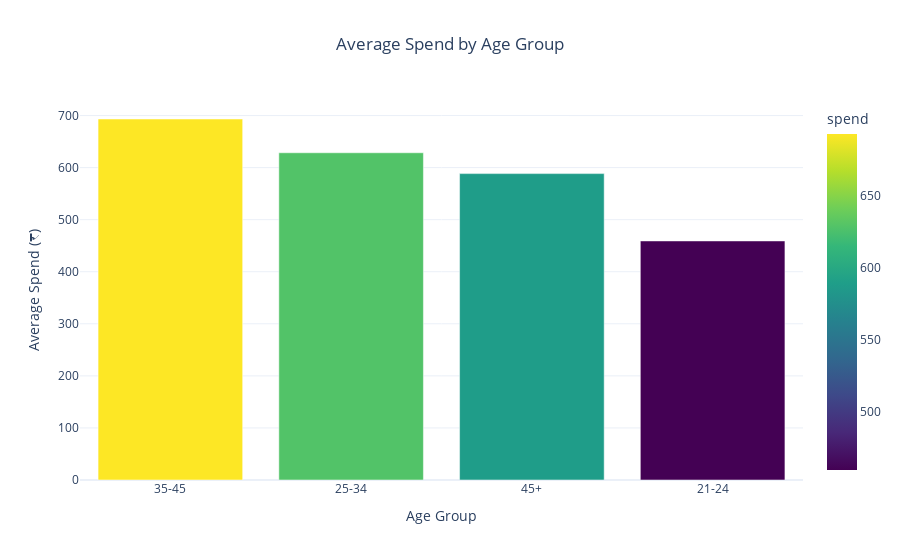
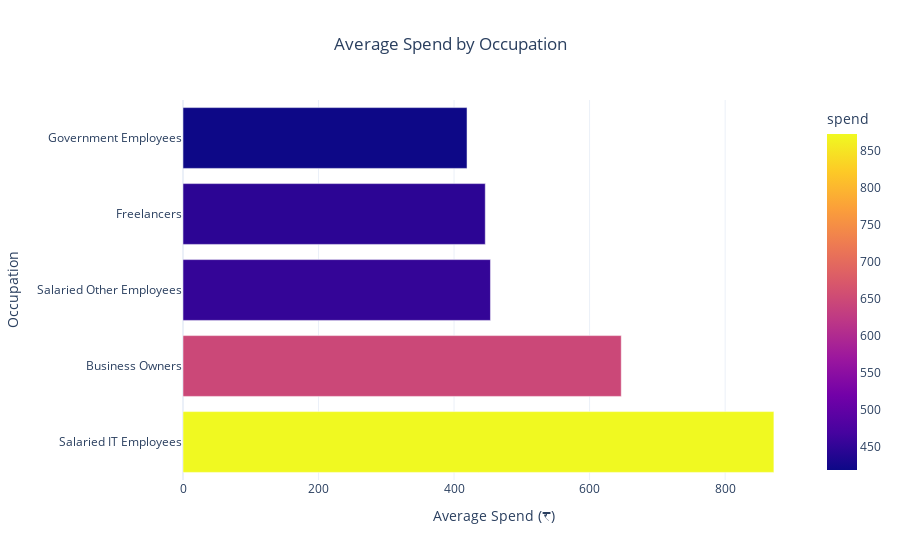

The notebook cell saved with these charts, in order:
### Code cell
df_merged = pd.merge(df_customers, df_spends, on='customer_id', how='inner')


avg_spend_age = (
    df_merged.groupby('age_group', as_index=False)['spend']
    .mean()
    .sort_values(by='spend', ascending=False)
)

fig1 = px.bar(
    avg_spend_age,
    x='age_group',
    y='spend',
    color='spend',
    color_continuous_scale='Viridis',
    title='Average Spend by Age Group',
)
fig1.update_layout(
    xaxis_title='Age Group',
    yaxis_title='Average Spend (₹)',
    title_x=0.5,
    template='plotly_white'
)
fig1.show()

avg_spend_occupation = (
    df_merged.groupby('occupation', as_index=False)['spend']
    .mean()
    .sort_values(by='spend', ascending=False)
)

fig2 = px.bar(
    avg_spend_occupation,
    x='spend',
    y='occupation',
    orientation='h',
    color='spend',
    color_continuous_scale='Plasma',  # <-- fixed
    title='Average Spend by Occupation',
)
fig2.update_layout(
    xaxis_title='Average Spend (₹)',
    yaxis_title='Occupation',
    title_x=0.5,
    template='plotly_white'
)
fig2.show()

### Figure 1 — Plotly figure (JSON) as saved in the notebook; plotly's stock layout.template omitted (floating-point values rounded to 4 significant figures)
{"data": [{"hovertemplate": "age_group=%{x}<br>spend=%{marker.color}<extra></extra>", "legendgroup": "", "marker": {"color": [693.3, 628.5, 588.4, 459.1], "coloraxis": "coloraxis", "pattern": {"shape": ""}}, "name": "", "orientation": "v", "showlegend": false, "textposition": "auto", "type": "bar", "x": ["35-45", "25-34", "45+", "21-24"], "xaxis": "x", "y": [693.3, 628.5, 588.4, 459.1], "yaxis": "y"}], "layout": {"barmode": "relative", "coloraxis": {"colorbar": {"title": {"text": "spend"}}, "colorscale": [[0, "#440154"], [0.1111, "#482878"], [0.2222, "#3e4989"], [0.3333, "#31688e"], [0.4444, "#26828e"], [0.5556, "#1f9e89"], [0.6667, "#35b779"], [0.7778, "#6ece58"], [0.8889, "#b5de2b"], [1, "#fde725"]]}, "legend": {"tracegroupgap": 0}, "title": {"text": "Average Spend by Age Group", "x": 0.5}, "xaxis": {"anchor": "y", "domain": [0, 1], "title": {"text": "Age Group"}}, "yaxis": {"anchor": "x", "domain": [0, 1], "title": {"text": "Average Spend (₹)"}}}}

### Figure 2 — Plotly figure (JSON) as saved in the notebook; plotly's stock layout.template omitted (floating-point values rounded to 4 significant figures)
{"data": [{"hovertemplate": "spend=%{marker.color}<br>occupation=%{y}<extra></extra>", "legendgroup": "", "marker": {"color": [872.0, 646.7, 453.7, 446.1, 419.1], "coloraxis": "coloraxis", "pattern": {"shape": ""}}, "name": "", "orientation": "h", "showlegend": false, "textposition": "auto", "type": "bar", "x": [872.0, 646.7, 453.7, 446.1, 419.1], "xaxis": "x", "y": ["Salaried IT Employees", "Business Owners", "Salaried Other Employees", "Freelancers", "Government Employees"], "yaxis": "y"}], "layout": {"barmode": "relative", "coloraxis": {"colorbar": {"title": {"text": "spend"}}, "colorscale": [[0, "#0d0887"], [0.1111, "#46039f"], [0.2222, "#7201a8"], [0.3333, "#9c179e"], [0.4444, "#bd3786"], [0.5556, "#d8576b"], [0.6667, "#ed7953"], [0.7778, "#fb9f3a"], [0.8889, "#fdca26"], [1, "#f0f921"]]}, "legend": {"tracegroupgap": 0}, "title": {"text": "Average Spend by Occupation", "x": 0.5}, "xaxis": {"anchor": "y", "domain": [0, 1], "title": {"text": "Average Spend (₹)"}}, "yaxis": {"anchor": "x", "domain": [0, 1], "title": {"text": "Occupation"}}}}
